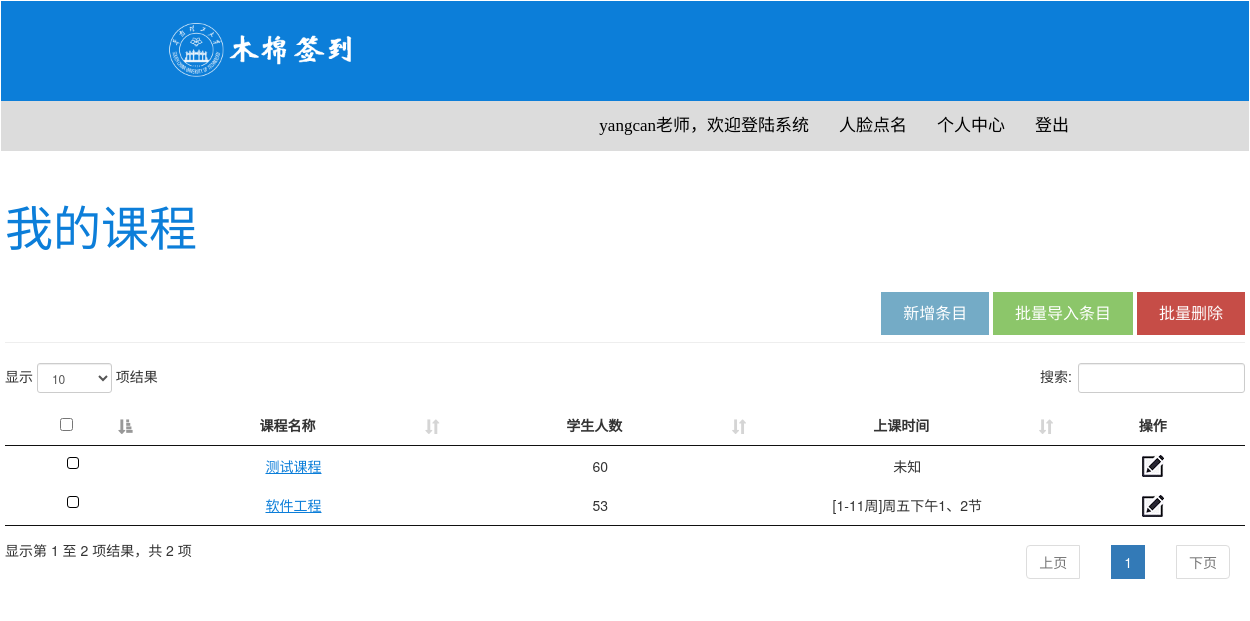
Page /manage_course/yangcan/ (signed in) on the earlier database version.
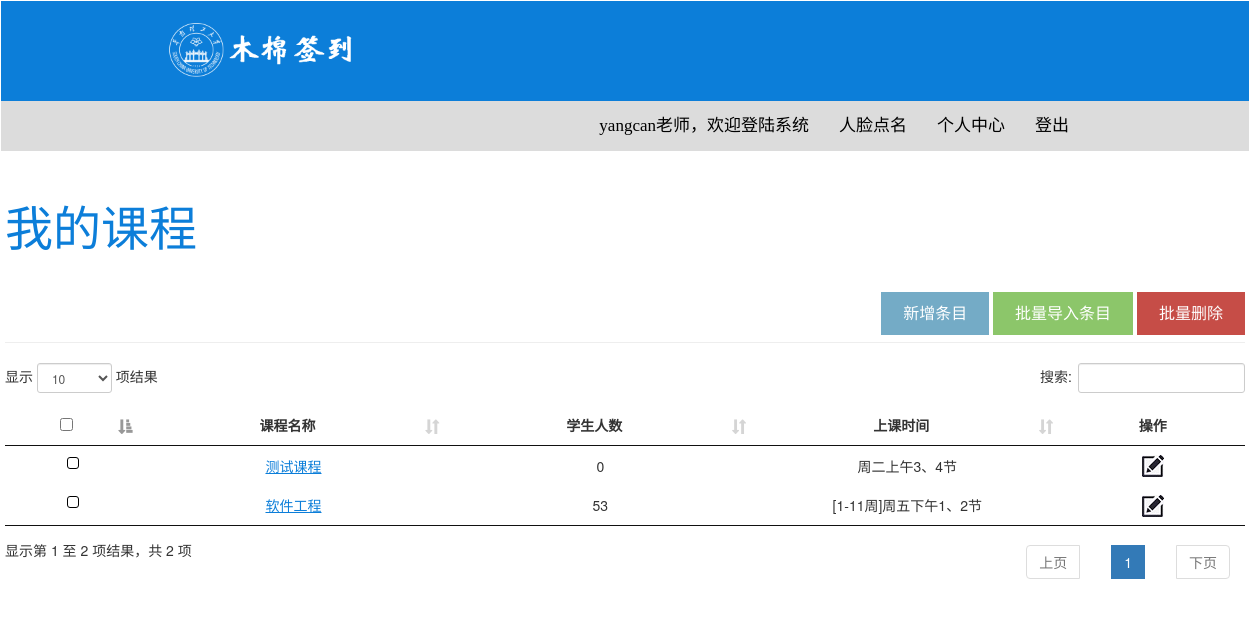
Same page on the later database version.
### rc_app/models.py (models this page shows, shortened)
class Course(models.Model):
    course_id = models.AutoField(primary_key=True, verbose_name="课程id")
    name = models.CharField(verbose_name="课程", max_length=30)
    teacher = models.ForeignKey(User, on_delete=models.CASCADE, verbose_name="老师")
    student_amount = models.IntegerField(verbose_name="总人数", default=0)
    course_time = models.CharField(verbose_name="上课时间", max_length=50, default="未知")
    create_time = models.DateTimeField(auto_now_add=True, verbose_name="创建时间")
    last_updated_time = models.DateTimeField(auto_now=True, verbose_name="最后更新时间")
    class Meta:
        verbose_name_plural = '课程'       # 在管理界面中表的名字
        db_table = 'Course'                # 在MySQL中表的名字
        ordering = ['last_updated_time']   # 在管理界面按照最后更新时间排序

### rc_app/views.py (the view, shortened to what this page needs)
# urls.py: path('manage_course/<username>/', views.manage_course, name='管理课程'),
@login_required
def manage_course(request, username: str):
    context = {'username': username}
    teacher = get_object_or_404(User, username=username)
    context['courses'] = get_courses_or_none(teacher=teacher)
    return render(request, 'Class_Info.html', context=context)

### rc_app/app_helper/views_helper.py (called while the page is built)
def get_courses_or_none(teacher: User) -> list:
    courses = Course.objects.filter(teacher=teacher)
    for index, course in enumerate(courses):
        course.index = index
    return courses if courses else []

### rc_app/templates/Class_Info.html (shortened to what this page needs)
<!DOCTYPE html>
{% load static %}
<html lang="zh-hans">
<head>
    <link rel="stylesheet" type="text/css" href="{% static 'others/css/style.css' %}">
    <link rel="stylesheet" href="https://cdn.staticfile.org/twitter-bootstrap/3.3.7/css/bootstrap.min.css">
    <link rel="stylesheet" type="text/css" href="{% static 'others/css/datatables.min.css' %}"/>
    <link rel="stylesheet" type="text/css" href="{% static 'others/css/jquery.dataTables.min.css' %}"/>
    <link rel="stylesheet" type="text/css" href="{% static 'others/css/select.dataTables.min.css' %}"/>
    <link rel="stylesheet" type="text/css" href="{% static 'others/css/dataTables.bootstrap.min.css' %}"/>
</head>
<body>
<header>
    <nav class="navbar">
        <div class="col-sm-12" style="background: #0c7ed9">
            <div class="navbar-header">
                <a href="{% url 'rc_app:主页' username 0 %}"><img src="{% static 'others/images/logo.png' %}" class="logo" alt=""
                                          style="width: 240px; height: 100px;position: relative;left: 150px"></a>
            </div>
        </div>
        <div>
            <div class="col-sm-12" style="background:#dcdcdc;">
                <div class="collapse navbar-collapse" id="navbar-menu" style="position: relative; right: 150px">
                    <ul class="nav navbar-nav navbar-right" data-in="fadeIn" data-out="fadeOut">
                        <li><a style="font-family:等线; font-size: 17px; color: black">{{ username }}老师，欢迎登陆系统</a></li>
                        <li><a style="font-family:等线; font-size: 17px; color: black" href="{% url 'rc_app:主页' username 0 %}">人脸点名</a></li>
                        <li><a style="font-family:等线; font-size: 17px; color: black" href="{% url 'rc_app:管理课程' username %}">个人中心</a></li>
                        <li><a style="font-family:等线; font-size: 17px; color: black" href="{% url 'rc_app:登出' %}">登出</a></li>
                    </ul>
                </div>
            </div>
        </div>
    </nav>
</header>
<div class="mainframe-content">
    <div class="mainframe-wrap" onload="change_color()">
        <div class="headline">
            <div class="headline-text-info">
                <p>我的课程</p>
            </div>
            <div class="left_selection_list" >
                <button id="addOne" class="mybtn" style="background-color: #74abc6" onclick="createOne()">新增条目</button>
                <button id="addAll" class="mybtn" style="background-color: #8cc66a">批量导入条目</button>
                <button id="deleteAll" class="mybtn" style="background-color: #c64d47" onclick="deleteAll()">批量删除</button>
            </div>
        </div>
        <hr>
        <div class="wrap" >
            <form method="post" enctype="multipart/form-data">
                    {% csrf_token %}
            </form>
            <table id="specific_info" >
                <thead>
                <tr>
                    <th style="text-align: center; width: 10%"><input type="checkbox" id="allChecked" /></th>
                    <th style="text-align: center; width: 25%">课程名称 </th>
                    <th style="text-align: center; width: 25%">学生人数</th>
                    <th style="text-align: center; width: 25%">上课时间</th>
                    <th style="text-align: center; width: 15%">操作</th>
                </tr>
                </thead>
                <tbody>
                    {% for course in courses %}
                        <tr>
                            <td></td>
                            <td><a style="color: #0c7ed9; text-decoration: underline" href = "{% url 'rc_app:管理课程中的学生' username course.course_id %}">{{ course.name }}</a></td>
                            <td>{{ course.student_amount }}</td>
                            <td>{{ course.course_time }}</td>
                            <td></td>
                        </tr>
                    {% endfor %}
                </tbody>
            </table>
        </div>
    </div>
</div>
</body>
</html>

Differences in the rows shown:
changed Course "测试课程": student_amount "60" → "0"; course_time "未知" → "周二上午3、4节"
